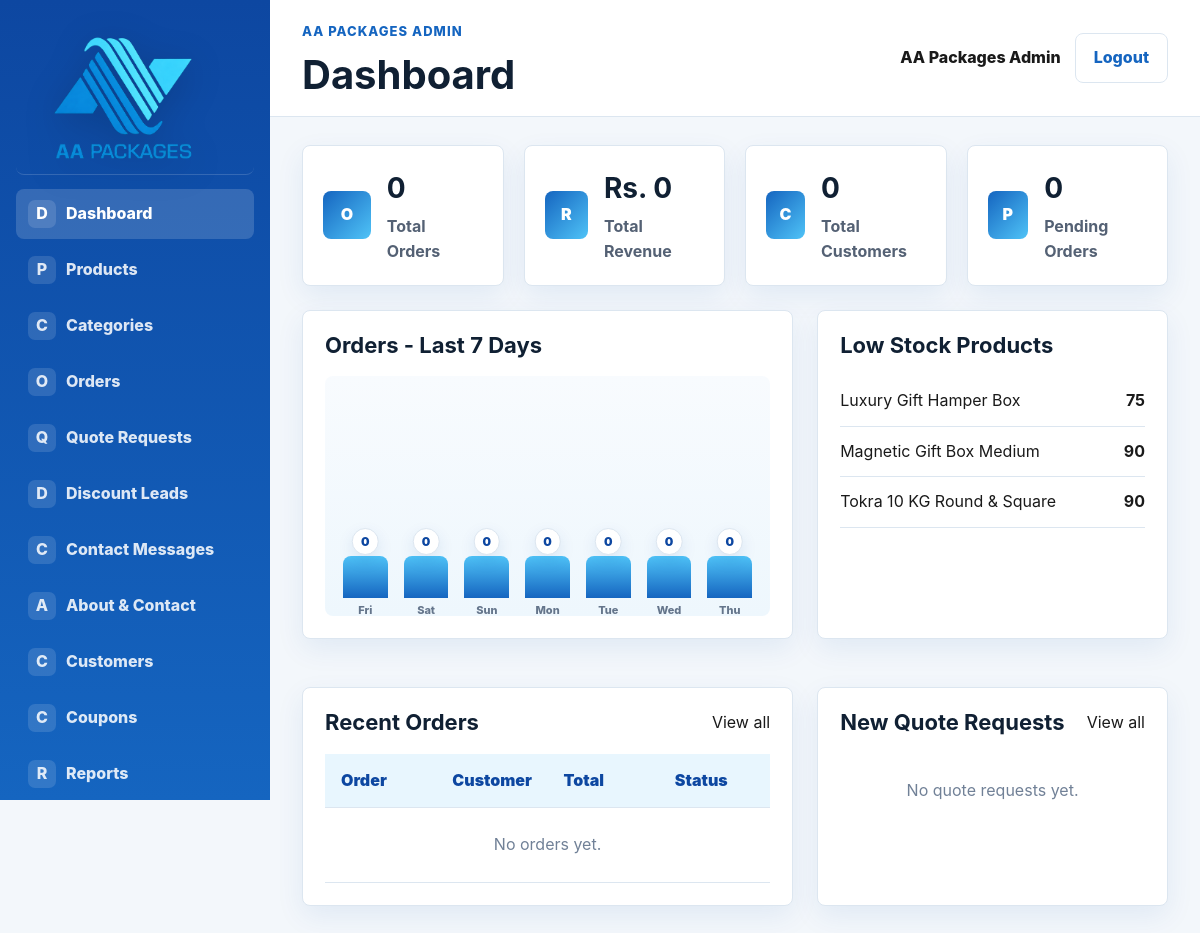
Screenshot of /aapackagesadmin/dashboard (signed in) with the database file from the repository.
### tables this page shows
CREATE TABLE products (
  id INT UNSIGNED AUTO_INCREMENT PRIMARY KEY,
  category_id INT UNSIGNED NOT NULL,
  name VARCHAR(190) NOT NULL,
  slug VARCHAR(210) NOT NULL UNIQUE,
  short_description VARCHAR(255) NOT NULL,
  description TEXT NOT NULL,
  default_variant VARCHAR(120) NOT NULL,
  base_price DECIMAL(12,2) NOT NULL,
  stock_quantity INT NOT NULL DEFAULT 0,
  main_image VARCHAR(255) NOT NULL,
  is_featured TINYINT(1) NOT NULL DEFAULT 0,
  is_active TINYINT(1) NOT NULL DEFAULT 1,
  created_at TIMESTAMP DEFAULT CURRENT_TIMESTAMP,
  FOREIGN KEY (category_id) REFERENCES categories(id),
  INDEX idx_products_category (category_id),
  INDEX idx_products_featured (is_featured)
);

### controllers/AdminController.php (called while the page is built, shortened)
<?php
require_once ROOT_PATH . '/models/Order.php';
class AdminController
{
    private PDO $db;
    private array $settings;
    public function __construct(PDO $db, array $settings)
    {
        $this->db = $db;
        $this->settings = $settings;
    }
    public function dispatch(string $page): void
    {
        switch ($page) {
            default:
                $data = $this->dashboardData();
        }
        $view = in_array($page, ['products','categories','orders','quotes','leads','contact-messages','pages','customers','coupons','reports','banners','settings','admins'], true) ? $page : 'dashboard';
        $settings = $this->settings;
        extract($data);
        require ROOT_PATH . '/views/admin/layout.php';
    }
    private function dashboardData(): array
    {
        $stats = [
            'orders' => (int)$this->db->query('SELECT COUNT(*) FROM orders')->fetchColumn(),
            'revenue' => (float)$this->db->query('SELECT COALESCE(SUM(total),0) FROM orders')->fetchColumn(),
            'customers' => (int)$this->db->query('SELECT COUNT(*) FROM users')->fetchColumn(),
            'pending' => (int)$this->db->query('SELECT COUNT(*) FROM orders WHERE status = "pending"')->fetchColumn(),
        ];
        $dailyRows = $this->db->query('SELECT DATE(created_at) AS order_date, COUNT(*) AS order_count FROM orders WHERE created_at >= CURDATE() - INTERVAL 6 DAY GROUP BY DATE(created_at)')->fetchAll();
        $dailyCounts = [];
        $salesLastSevenDays = [];
        for ($daysAgo = 6; $daysAgo >= 0; $daysAgo--) {
            $date = date('Y-m-d', strtotime("-{$daysAgo} days"));
            $salesLastSevenDays[] = [
                'label' => date('D', strtotime($date)),
                'count' => $dailyCounts[$date] ?? 0,
            ];
        }
        return [
            'stats' => $stats,
            'salesLastSevenDays' => $salesLastSevenDays,
            'recentOrders' => (new Order($this->db))->recent(8),
            'lowStock' => $this->db->query('SELECT name, stock_quantity FROM products WHERE stock_quantity <= 100 ORDER BY stock_quantity ASC LIMIT 8')->fetchAll(),
            'recentQuotes' => $this->db->query('SELECT * FROM quote_requests WHERE status IN ("new","contacted") ORDER BY created_at DESC LIMIT 6')->fetchAll(),
        ];
    }
}

### includes/functions.php (called while the page is built, shortened)
<?php
function url(string $path = ''): string
{
    return rtrim(BASE_URL, '/') . '/' . ltrim($path, '/');
}
function admin_route(string $page = 'dashboard'): string
{
    return url(ADMIN_PATH . '/' . trim($page, '/'));
}
function asset(string $path): string
{
    return url('public/' . ltrim($path, '/'));
}
function uploaded(string $path): string
{
    if (strpos($path, 'public/') === 0 || strpos($path, 'uploads/') === 0) {
        return url($path);
    }
    return url(ltrim($path, '/'));
}
function e(?string $value): string
{
    return htmlspecialchars((string)$value, ENT_QUOTES, 'UTF-8');
}
function money(float $amount): string
{
    return 'Rs. ' . number_format($amount, 0);
}

### models/BaseModel.php (called while the page is built, shortened)
<?php
abstract class BaseModel
{
    public function __construct(PDO $db)
    {
        $this->db = $db;
    }
}

### models/Order.php (called while the page is built, shortened)
<?php
require_once __DIR__ . '/BaseModel.php';
class Order extends BaseModel
{
    public function recent(int $limit = 10): array
    {
        $stmt = $this->db->prepare('SELECT * FROM orders ORDER BY created_at DESC LIMIT ?');
        $stmt->bindValue(1, $limit, PDO::PARAM_INT);
        $stmt->execute();
        return $stmt->fetchAll();
    }
}

### views/admin/dashboard.php (the view, shortened to what this page needs)
<section class="stat-grid">
    <article class="stat-card"><span>O</span><div><strong><?= (int)$stats['orders'] ?></strong><p>Total Orders</p></div></article>
    <article class="stat-card"><span>R</span><div><strong><?= money((float)$stats['revenue']) ?></strong><p>Total Revenue</p></div></article>
    <article class="stat-card"><span>C</span><div><strong><?= (int)$stats['customers'] ?></strong><p>Total Customers</p></div></article>
    <article class="stat-card"><span>P</span><div><strong><?= (int)$stats['pending'] ?></strong><p>Pending Orders</p></div></article>
</section>
<section class="admin-grid two-col">
    <article class="admin-card">
        <div class="card-head"><h2>Orders - Last 7 Days</h2></div>
        <div class="chart-bars">
            <?php $maxOrders = max(1, ...array_column($salesLastSevenDays, 'count')); ?>
            <?php foreach ($salesLastSevenDays as $day): ?>
                <span style="height:<?= max(18, (int)round(((int)$day['count'] / $maxOrders) * 100)) ?>%" data-value="<?= (int)$day['count'] ?>" data-label="<?= e($day['label']) ?>"></span>
            <?php endforeach; ?>
        </div>
    </article>
    <article class="admin-card">
        <div class="card-head"><h2>Low Stock Products</h2></div>
        <?php foreach ($lowStock as $item): ?><div class="mini-row"><span><?= e($item['name']) ?></span><strong><?= (int)$item['stock_quantity'] ?></strong></div><?php endforeach; ?>
    </article>
</section>
<section class="admin-grid two-col">
    <article class="admin-card">
        <div class="card-head"><h2>Recent Orders</h2><a href="<?= admin_route('orders') ?>">View all</a></div>
        <table class="admin-table"><thead><tr><th>Order</th><th>Customer</th><th>Total</th><th>Status</th></tr></thead><tbody>
        <?php if (!$recentOrders): ?><tr><td colspan="4" class="empty-state">No orders yet.</td></tr><?php endif; ?>
        </tbody></table>
    </article>
    <article class="admin-card">
        <div class="card-head"><h2>New Quote Requests</h2><a href="<?= admin_route('quotes') ?>">View all</a></div>
        <?php if (!$recentQuotes): ?><p class="empty-state">No quote requests yet.</p><?php endif; ?>
    </article>
</section>

### aapackagesadmin/index.php (shortened to what this page needs)
<?php
require_once dirname(__DIR__) . '/includes/db.php';
require_once ROOT_PATH . '/includes/functions.php';
require_once ROOT_PATH . '/controllers/AdminController.php';
$settings = (new Setting($pdo))->all();
$controller = new AdminController($pdo, $settings);
$page = $_GET['page'] ?? '';
$page = $page ?: 'login';
if ($page === 'login') {
    $controller->login();
} else {
    $controller->dispatch($page);
}

### views/admin/layout.php (shortened to what this page needs)
<?php
$titles = [
    'dashboard' => 'Dashboard',
    'products' => 'Products',
    'categories' => 'Categories',
    'orders' => 'Orders',
    'quotes' => 'Quote Requests',
    'leads' => 'Discount Leads',
    'contact-messages' => 'Contact Messages',
    'pages' => 'About & Contact',
    'customers' => 'Customers',
    'coupons' => 'Coupons',
    'reports' => 'Reports',
    'banners' => 'Banners',
    'settings' => 'Settings',
    'admins' => 'Admins',
];
$current = $_GET['page'] ?? 'dashboard';
$siteLogo = $settings['site_logo'] ?? 'public/assets/images/logo/aa-packages-logo.png';
?>
<!doctype html>
<html lang="en">
<head>
    <link rel="stylesheet" href="<?= asset('assets/css/style.css') ?>?v=<?= (int)filemtime(ROOT_PATH . '/public/assets/css/style.css') ?>">
    <link rel="stylesheet" href="<?= asset('assets/css/admin.css') ?>?v=<?= (int)filemtime(ROOT_PATH . '/public/assets/css/admin.css') ?>">
</head>
<body class="admin-shell">
    <aside class="admin-sidebar">
        <a class="admin-brand" href="<?= admin_route('dashboard') ?>"><img src="<?= uploaded($siteLogo) ?>" alt="AA Packages"></a>
        <nav>
            <?php foreach ($titles as $key => $label): ?>
                <a class="<?= $current === $key || ($key === 'dashboard' && $current === 'login') ? 'active' : '' ?>" href="<?= admin_route($key) ?>"><span><?= substr($label, 0, 1) ?></span><?= e($label) ?></a>
            <?php endforeach; ?>
        </nav>
    </aside>
    <div class="admin-main">
        <header class="admin-topbar">
            <div><span class="eyebrow">AA Packages Admin</span><h1><?= e($titles[$view] ?? 'Dashboard') ?></h1></div>
            <div class="admin-user"><span><?= e($_SESSION['admin_name'] ?? 'Admin') ?></span><button class="btn btn-outline" type="button" data-admin-logout-open>Logout</button></div>
        </header>
        <main class="admin-content">
            <?php require ROOT_PATH . '/views/admin/' . $view . '.php'; ?>
        </main>
    </div>
</body>
</html>

### public/assets/css/style.css (style rules this page uses)
:root { --color-primary: #1565c0; --color-primary-light: #4fc3f7; --color-secondary: #0d47a1; --color-dark: #1a1a1a; --color-light-bg: #f5f9fc; --color-border: #dce6f0; --color-success: #2e7d32; --color-danger: #c62828; --color-warning: #b7791f; --color-teal: #00897b; --shadow-soft: 0 18px 45px rgba(13, 71, 161, .12); --shadow-card: 0 10px 30px rgba(13, 71, 161, .10); --radius: 8px; --font-head: "Manrope", "Inter", Arial, sans-serif; --font-body: "Inter", Arial, sans-serif; }
* { box-sizing: border-box; }
html { scroll-behavior: smooth; }
html, body { width: 100%; max-width: 100%; overflow-x: hidden; scrollbar-width: none; }
body { margin: 0; font-family: var(--font-body); color: var(--color-dark); background: radial-gradient(circle at top left, rgba(79, 195, 247, .16), transparent 30rem), linear-gradient(180deg, #ffffff 0%, var(--color-light-bg) 100%); line-height: 1.6; }
a { color: inherit; text-decoration: none; }
img { max-width: 100%; display: block; }
button, input, textarea, select { font: inherit; }
h1, h2, h3 { font-family: var(--font-head); line-height: 1.15; letter-spacing: 0; margin: 0 0 16px; color: #102033; }
h1 { font-size: clamp(32px, 4vw, 40px); }
h2 { font-size: clamp(26px, 3vw, 28px); }
p { margin: 0 0 16px; color: #546174; }
.eyebrow { display: inline-block; color: var(--color-primary); font-weight: 800; font-size: 13px; text-transform: uppercase; letter-spacing: .08em; margin-bottom: 10px; }
.btn { display: inline-flex; align-items: center; justify-content: center; min-height: 44px; padding: 11px 18px; border-radius: var(--radius); border: 1px solid transparent; font-weight: 800; cursor: pointer; transition: background-color .2s ease, box-shadow .2s ease, transform .2s ease; }
.btn-outline { background: #fff; color: var(--color-primary); border-color: var(--color-border); }
.empty-state { text-align: center; padding: 36px 16px; color: #617185; }

### rows the page displays
products: name "Luxury Gift Hamper Box", stock_quantity "75"
products: name "Magnetic Gift Box Medium", stock_quantity "90"
products: name "Tokra 10 KG Round & Square", stock_quantity "90"

### other values shown
substr($label, 0, 1) "D"
$label "Dashboard"
substr($label, 0, 1) "P"
$label "Products"
substr($label, 0, 1) "C"
$label "Categories"
substr($label, 0, 1) "O"
$label "Orders"
substr($label, 0, 1) "Q"
$label "Quote Requests"
$label "Discount Leads"
$label "Contact Messages"
substr($label, 0, 1) "A"
$label "About & Contact"
$label "Customers"
